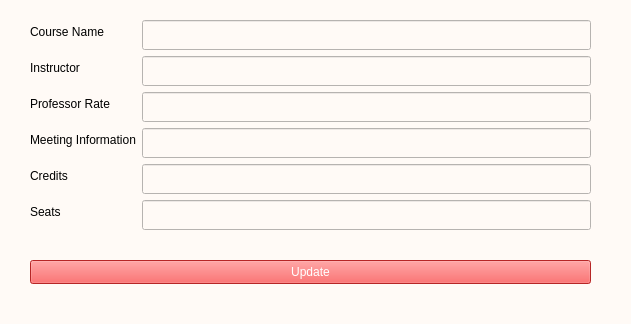
<?xml version="1.0" encoding="UTF-8"?>
<ui version="4.0">
 <class>addCourse</class>
 <widget class="QMainWindow" name="addCourse">
  <property name="geometry">
   <rect>
    <x>0</x>
    <y>0</y>
    <width>631</width>
    <height>324</height>
   </rect>
  </property>
  <property name="windowTitle">
   <string>Add Course</string>
  </property>
  <property name="styleSheet">
   <string notr="true">background-color: rgb(255, 250, 246);</string>
  </property>
  <widget class="QWidget" name="centralwidget">
   <widget class="QWidget" name="formLayoutWidget">
    <property name="geometry">
     <rect>
      <x>30</x>
      <y>20</y>
      <width>561</width>
      <height>231</height>
     </rect>
    </property>
    <layout class="QFormLayout" name="formLayout">
     <item row="0" column="0">
      <widget class="QLabel" name="label">
       <property name="text">
        <string>Course Name</string>
       </property>
      </widget>
     </item>
     <item row="1" column="0">
      <widget class="QLabel" name="label_2">
       <property name="text">
        <string>Instructor</string>
       </property>
      </widget>
     </item>
     <item row="2" column="0">
      <widget class="QLabel" name="label_4">
       <property name="text">
        <string>Professor Rate</string>
       </property>
      </widget>
     </item>
     <item row="3" column="0">
      <widget class="QLabel" name="label_5">
       <property name="text">
        <string>Meeting Information</string>
       </property>
      </widget>
     </item>
     <item row="4" column="0">
      <widget class="QLabel" name="label_6">
       <property name="text">
        <string>Credits</string>
       </property>
      </widget>
     </item>
     <item row="5" column="0">
      <widget class="QLabel" name="label_7">
       <property name="text">
        <string>Seats</string>
       </property>
      </widget>
     </item>
     <item row="0" column="1">
      <widget class="QLineEdit" name="lineName">
       <property name="minimumSize">
        <size>
         <width>0</width>
         <height>30</height>
        </size>
       </property>
      </widget>
     </item>
     <item row="1" column="1">
      <widget class="QLineEdit" name="lineInstructor">
       <property name="minimumSize">
        <size>
         <width>0</width>
         <height>30</height>
        </size>
       </property>
      </widget>
     </item>
     <item row="2" column="1">
      <widget class="QLineEdit" name="lineRate">
       <property name="minimumSize">
        <size>
         <width>0</width>
         <height>30</height>
        </size>
       </property>
       <property name="baseSize">
        <size>
         <width>0</width>
         <height>0</height>
        </size>
       </property>
      </widget>
     </item>
     <item row="3" column="1">
      <widget class="QLineEdit" name="lineMeeting">
       <property name="minimumSize">
        <size>
         <width>0</width>
         <height>30</height>
        </size>
       </property>
      </widget>
     </item>
     <item row="4" column="1">
      <widget class="QLineEdit" name="lineCredits">
       <property name="minimumSize">
        <size>
         <width>0</width>
         <height>30</height>
        </size>
       </property>
      </widget>
     </item>
     <item row="5" column="1">
      <widget class="QLineEdit" name="lineSeats">
       <property name="minimumSize">
        <size>
         <width>0</width>
         <height>30</height>
        </size>
       </property>
      </widget>
     </item>
    </layout>
   </widget>
   <widget class="QPushButton" name="updateButton">
    <property name="geometry">
     <rect>
      <x>30</x>
      <y>260</y>
      <width>561</width>
      <height>24</height>
     </rect>
    </property>
    <property name="styleSheet">
     <string notr="true">color: rgb(255, 255, 255);
background-color: rgb(255, 53, 53);</string>
    </property>
    <property name="text">
     <string>Update</string>
    </property>
   </widget>
  </widget>
  <widget class="QStatusBar" name="statusbar"/>
 </widget>
 <resources/>
 <connections/>
</ui>
